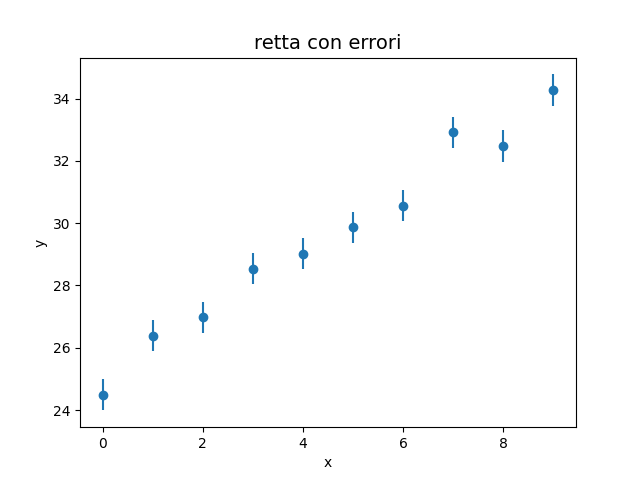

Python code for this plot:
'''
Dopo aver definito, in una libreria dedicata, una funzione lineare
con due parametri

Scrivi un programma che genera un set di 10 coppie in modo che i punti
sono distribuiti casualmente lungo l'asse orizzontale tra 0 e 10, e i punti
sono costruiti utilizzando la formula

Rappresentare graficamente il campione ottenuto, incluse le barre di errore previste.
'''

import numpy as np
import matplotlib.pyplot as plt

from library import rand_TCL

# ----- ----- Funzioni ----- -----

def funzione_lineare (x, m, q) :
    return m * x + q

# ----- ----- Main ----- ----- 

def main () :

    # parametri della funzione 
    m = 1.
    q = 0.

    x = np.arange(0, 10, 1)
    y = np.zeros (10)

    epsilon = np.zeros(np.size(x))
    sigma = np.zeros (np.size(x))

    for i in range (x.size) :
        epsilon[i] = rand_TCL(0, 50)
        y[i] = funzione_lineare (x[i], m, q) + epsilon[i]
    sigma = 0.5 * np.ones(np.size (y))

    # grafico
    fig, ax = plt.subplots ()
    ax.set_title ('retta con errori', size = 14)
    ax.set_xlabel ('x')
    ax.set_ylabel ('y')
    ax.errorbar (x, y, xerr = 0.0, yerr = sigma, linestyle = 'None', marker = 'o') 
    plt.savefig ("es11_1.png")
    plt.show ()

if __name__ == "__main__" :
    main ()